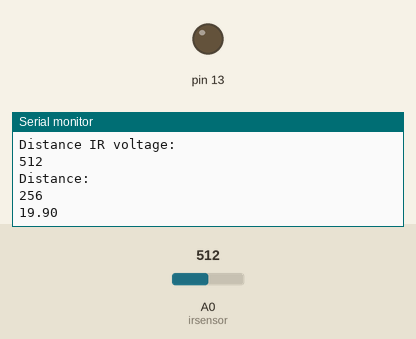
Simulated run of this sketch. Board: Arduino Uno, built with avr-gcc and run on an emulated ATmega328P. Parts: output pins drawn as LEDs (lit = HIGH), the last lines printed to the serial monitor. The test bench sets the inputs (shaded band); at power-on: A0 (irsensor) = 512.

Above: at 1.3 s.
1.4 s: A0 (irsensor) set to 597
At 2.03 s:
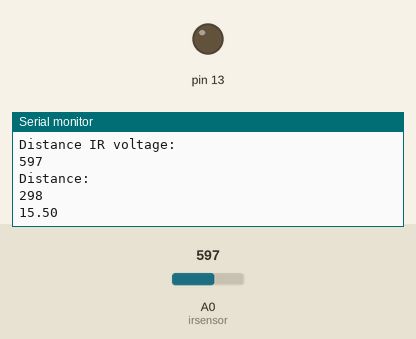
2.9 s: A0 (irsensor) set to 632
At 3.68 s:
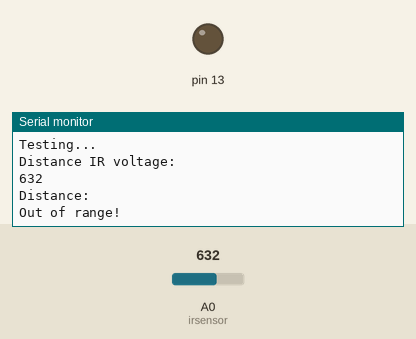
Timing chart, 0 to 5.9 s (numbered marks = the images above; inputs shaded):
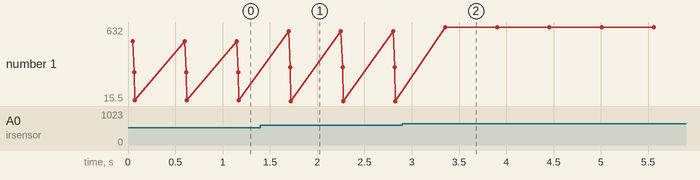

The sketch:

SHARP_2y0a02.ino
```cpp
#define irsensor A0

int dist_tab[] = {0,57125,29953,20515,15675,12717,10716,9269,8173,7312,6619,6047,5567,5159,4807,4500,4231,3992,3779,3587,3414,3257,3114,2983,2862,2750,2647,2552,2462,2379,2301,2228,2160,2095,2034,1977,1922,1871,1822,1775,1731,1688,1648,1610,1573,1537,1504,1471,1440,1410,1382,1354,1328,1302,1277,1253,1230,1208,1187,1166,1146,1126,1107,1089,1071,1054,1037,1021,1005,990,975,961,947,933,919,906,894,881,869,857,846,835,824,813,803,792,782,773,763,754,744,736,727,718,710,701,693,685,678,670,663,655,648,641,634,627,621,614,608,601,595,589,583,577,571,566,560,555,549,544,539,533,528,523,518,514,509,504,500,495,491,486,482,477,473,469,465,461,457,453,449,445,441,438,434,430,427,423,420,416,413,410,406,403,400,396,393,390,387,384,381,378,375,372,369,367,364,361,358,356,353,350,348,345,343,340,337,335,333,330,328,325,323,321,318,316,314,312,310,307,305,303,301,299,297,295,293,291,289,287,285,283,281,279,277,275,273,272,270,268,266,264,263,261,259,258,256,254,253,251,249,248,246,245,243,241,240,238,237,235,234,232,231,229,228,227,225,224,222,221,220,218,217,216,214,213,212,210,209,208,206,205,204,203,202,200,199,198,197,196,194,193,192,191,190,189,187,186,185,184,183,182,181,180,179,178,177,176,175,174,173,172,171,170,169,168,167,166,165,164,163,162,161,160,159,158,157,156,155,154,154,153,152,151,150,149,148,147,147,146,145,144,143,142,142,141,140,139,138,138,137,136,135,135,134,133,132,131,131,130,129,128,128,127,126,126,125,124,123,123,122,121,121,120,119,119,118,117,117,116,115,115,114,113,113,112,111,111,110,109,109,108,108,107,106,106,105,105,104,103,103,102,102,101,100,100,99,99,98,98,97,96,96,95,95,94,94,93,93,92,91,91,90,90,89,89,88,88,87,87,86,86,85,85,84,84,83,83,82,82,81,81,80,80,79,79,78,78,77,77,76,76,76,75,75,74,74,73,73,72,72,72,71,71,70,70,69,69,68,68,68,67,67,66,66,66,65,65,64,64,63,63,63,62,62,61,61,61,60,60,59,59,59,58,58,58,57,57,56,56,56,55,55,55,54,54,53,53,53,52,52,52,51,51,51,50,50,50,49,49,48,48,48,47,47,47,46,46,46,45,45,45,44,44,44,43,43,43,42,42,42,42,41};


void setup() {
  pinMode(13, OUTPUT);
  Serial.begin(9600);
  Serial.print("Initializing...");
}

void loop() {
  unsigned long time = millis();

  Serial.print("\nTesting...\n");
  //-------IR
  Serial.println("Distance IR voltage:");
  int irval = analogRead(irsensor);
  //zakres inta 64-600
  //zakres V 0.1-2.8
  Serial.println(irval);
  //float v=irval * (5.0 / 1023.0); // voltage
  //Serial.println(v);
  Serial.println("Distance:");
  if (irval<102 || irval>614) // If voltage is lesser than 0.5 you cannot be sure if it's close or far; if greater than 3, there is something wrong
    Serial.println("Out of range!");
  else
  {
    Serial.println(int(irval/2));
    int irdist = dist_tab[int(irval/2)];
    //Serial.println(irdist);  //mm
    Serial.println(float(irdist)/10.0);  //cm
  }
  delay(500);
  digitalWrite(13, LOW);
  delay(50);

}
```

Measured:
- the behaviour switches between 614 and 615 on A0 (irsensor) (found by bisection; images 1 and 2)
- after the input at 1.4 s, the serial monitor: prints a new line after 0.30 s (image 1)
- after the input at 2.9 s, the serial monitor: prints a new line after 0.45 s (image 2)
- plotted number 1: 19.9 → 15.5 after the input at 1.4 s, 15.5 → 632 after the input at 2.9 s
